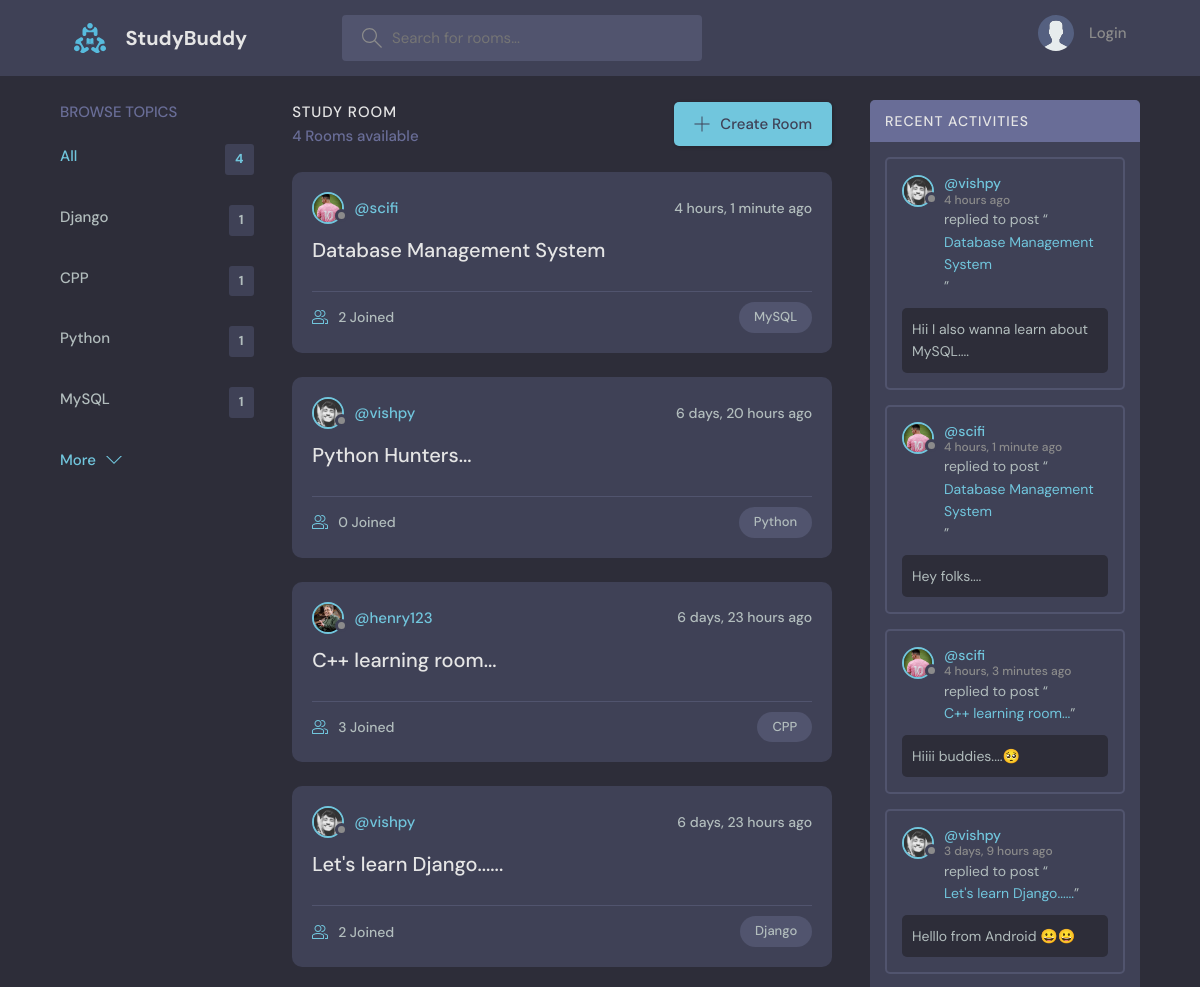
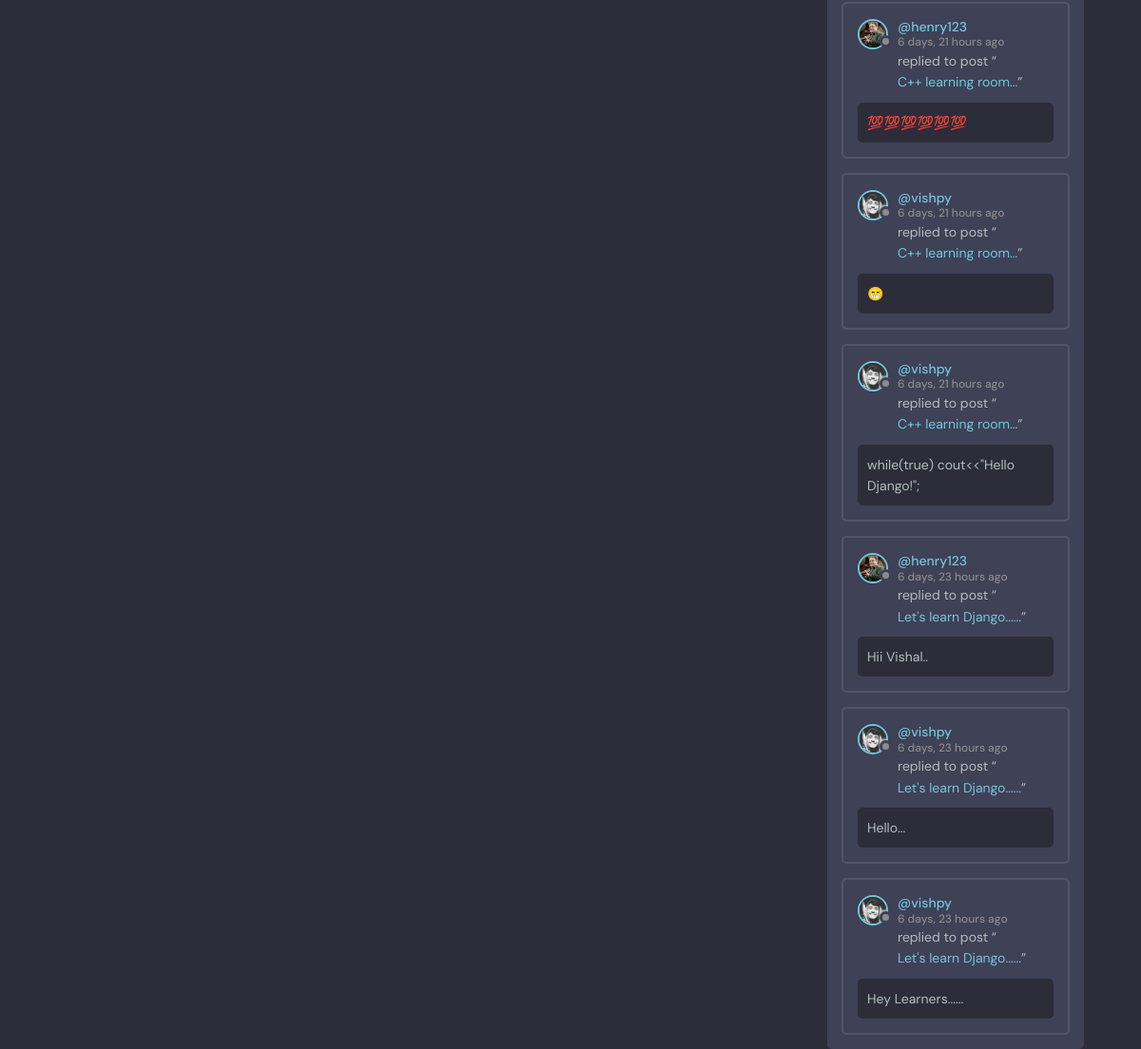
The page / on the database its author committed (2 pictures, top to bottom).
### base/models.py (models this page shows, shortened)
class Topic(models.Model):
    name = models.CharField(max_length=200)

class Room(models.Model):
    host = models.ForeignKey(User, on_delete=models.SET_NULL, null=True)
    topic = models.ForeignKey(Topic, on_delete=models.SET_NULL, null=True)
    name = models.CharField(max_length=200)
    description = models.TextField(null=True, blank=True)
    participants = models.ManyToManyField(User, related_name='participants', blank=True)
    updated = models.DateTimeField(auto_now=True)
    created = models.DateTimeField(auto_now_add=True)
    class Meta:
        ordering = ['-created', '-updated']
    def __str__(self):
        return str(self.name)

class User(AbstractUser):
    name = models.CharField(max_length=200, null=True)
    email = models.EmailField(unique=True, null=True)
    bio = models.TextField(null=True)
    avatar = models.ImageField(null=True, default='avatar.svg')
    USERNAME_FIELD = 'email'
    REQUIRED_FIELDS = []

class Message(models.Model):
    user = models.ForeignKey(User, on_delete=models.CASCADE)
    room = models.ForeignKey(Room, on_delete=models.CASCADE)
    body = models.TextField()
    updated = models.DateTimeField(auto_now=True)
    created = models.DateTimeField(auto_now_add=True)
    class Meta:
        ordering = ['-created', '-updated']

### base/views.py (the view)
# urls.py: path('', views.home, name="home"),
def home(request):
    q = request.GET.get('q') if request.GET.get('q') != None else ''
    rooms = Room.objects.filter(
        Q(topic__name__icontains=q) |
        Q(name__icontains=q) |
        Q(description__icontains=q)
        )
    topics = Topic.objects.all()[:5]
    room_count = rooms.count()
    room_messages = Message.objects.filter(Q(room__topic__name__icontains=q))
    context = {'rooms' : rooms, 'topics':topics, 'room_count':room_count, 'room_messages':room_messages}
    return render(request,'base/home.html', context)

### base/templates/base/home.html (shortened to what this page needs)
{% extends 'main.html' %}
{% block content %}
    <main class="layout layout--3">
      <div class="container">
        {% include 'base/topics_component.html' %}
        <div class="roomList">
          <div class="roomList__header">
            <div>
              <h2>Study Room</h2>
              <p>{{room_count}} Rooms available</p>
            </div>
            <a class="btn btn--main" href="{% url 'create-room' %}">
              <svg version="1.1" xmlns="http://www.w3.org/2000/svg" width="32" height="32" viewBox="0 0 32 32">
                <title>add</title>
                <path
                  d="M16.943 0.943h-1.885v14.115h-14.115v1.885h14.115v14.115h1.885v-14.115h14.115v-1.885h-14.115v-14.115z"
                ></path>
              </svg>
              Create Room
            </a>
          </div>
          {% include 'base/feed_component.html' %}
        </div>
        {% include 'base/activity_component.html' %}
      </div>
    </main>
{% endblock %}

### base/templates/base/topics_component.html
<div class="topics">
    <div class="topics__header">
      <h2>Browse Topics</h2>
    </div>
    <ul class="topics__list">
      <li>
        <a href="{% url 'home' %}" class="active">All <span>{{topics.count}}</span></a>
      </li>
      {% for topic in topics %}
      <li>
        <a href="{% url 'home' %}?q={{topic.name}}">{{topic.name}}<span>{{topic.room_set.all.count}}</span></a>
      </li>
      {% endfor %}
    </ul>
    <a class="btn btn--link" href="{% url 'topics' %}">
      More
      <svg version="1.1" xmlns="http://www.w3.org/2000/svg" width="32" height="32" viewBox="0 0 32 32">
        <title>chevron-down</title>
        <path d="M16 21l-13-13h-3l16 16 16-16h-3l-13 13z"></path>
      </svg>
    </a>
  </div>

### base/templates/base/feed_component.html (shortened to what this page needs)
{% for room in rooms %}
<div class="roomListRoom">
    <div class="roomListRoom__header">
      <a href="{% url 'user-profile' room.host.id %}" class="roomListRoom__author">
        <div class="avatar avatar--small">
          <img src="{{room.host.avatar.url}}" />
        </div>
        <span>@{{room.host.username}}</span>
      </a>
      <div class="roomListRoom__actions">
        <span>{{room.created|timesince}} ago</span>
      </div>
    </div>
    <div class="roomListRoom__content">
      <a href="{% url 'room' room.id %}">{{room.name}}</a>
    </div>
    <div class="roomListRoom__meta">
      <a href="{% url 'room' room.id %}" class="roomListRoom__joined">
        {{room.participants.all.count}} Joined
      </a>
      <p class="roomListRoom__topic">{{room.topic.name}}</p>
    </div>
  </div>
  {% endfor %}

### base/templates/base/activity_component.html (shortened to what this page needs)
<div class="activities">
    <div class="activities__header">
      <h2>Recent Activities</h2>
    </div>
    {% for message in room_messages %}
    <div class="activities__box">
      <div class="activities__boxHeader roomListRoom__header">
        <a href="{% url 'user-profile' message.user.id %}" class="roomListRoom__author">
          <div class="avatar avatar--small">
            <img src="{{message.user.avatar.url}}" />
          </div>
          <p>
            @{{message.user.username}}
            <span>{{message.created | timesince}} ago</span>
          </p>
        </a>
      </div>
      <div class="activities__boxContent">
        <p>replied to post “<a href="{% url 'room' message.room.id %}">{{message.room}}</a>”</p>
        <div class="activities__boxRoomContent">
            {{message.body}}
        </div>
      </div>
    </div>
    {% endfor %}
  </div>

### rows shown on the page
Topic: name "Django", room_set.all.count "1"
Topic: name "CPP", room_set.all.count "1"
Topic: name "Python", room_set.all.count "1"
Topic: name "MySQL", room_set.all.count "1"
Room: host.avatar (picture), host.username "scifi", created "4 hours, 1 minute", name "Database Management System", participants.all.count "2", topic.name "MySQL"
Room: host.avatar (picture), host.username "vishpy", created "6 days, 20 hours", name "Python Hunters...", participants.all.count "0", topic.name "Python"
Room: host.avatar (picture), host.username "henry123", created "6 days, 23 hours", name "C++ learning room...", participants.all.count "3", topic.name "CPP"
Room: host.avatar (picture), host.username "vishpy", created "6 days, 23 hours", name "Let's learn Django......", participants.all.count "2", topic.name "Django"
Message: user.avatar (picture), user.username "vishpy", created "4 hours", room "Database Management System", body "Hii I also wanna learn about MySQL...."
Message: user.avatar (picture), user.username "scifi", created "4 hours, 1 minute", room "Database Management System", body "Hey folks...."
Message: user.avatar (picture), user.username "scifi", created "4 hours, 3 minutes", room "C++ learning room...", body "Hiiii buddies....🥺"
Message: user.avatar (picture), user.username "vishpy", created "3 days, 9 hours", room "Let's learn Django......", body "Helllo from Android 😀😀"
Message: user.avatar (picture), user.username "henry123", created "6 days, 21 hours", room "C++ learning room...", body "💯💯💯💯💯💯"
Message: user.avatar (picture), user.username "vishpy", created "6 days, 21 hours", room "C++ learning room...", body "😁"
Message: user.avatar (picture), user.username "vishpy", created "6 days, 21 hours", room "C++ learning room...", body "while(true) cout<<\"Hello Django!\";"
Message: user.avatar (picture), user.username "henry123", created "6 days, 23 hours", room "Let's learn Django......", body "Hii Vishal.."
Message: user.avatar (picture), user.username "vishpy", created "6 days, 23 hours", room "Let's learn Django......", body "Hello..."
Message: user.avatar (picture), user.username "vishpy", created "6 days, 23 hours", room "Let's learn Django......", body "Hey Learners......"

### other values the page prints
{{ topics.count }} "4"
{{ room_count }} "4"
